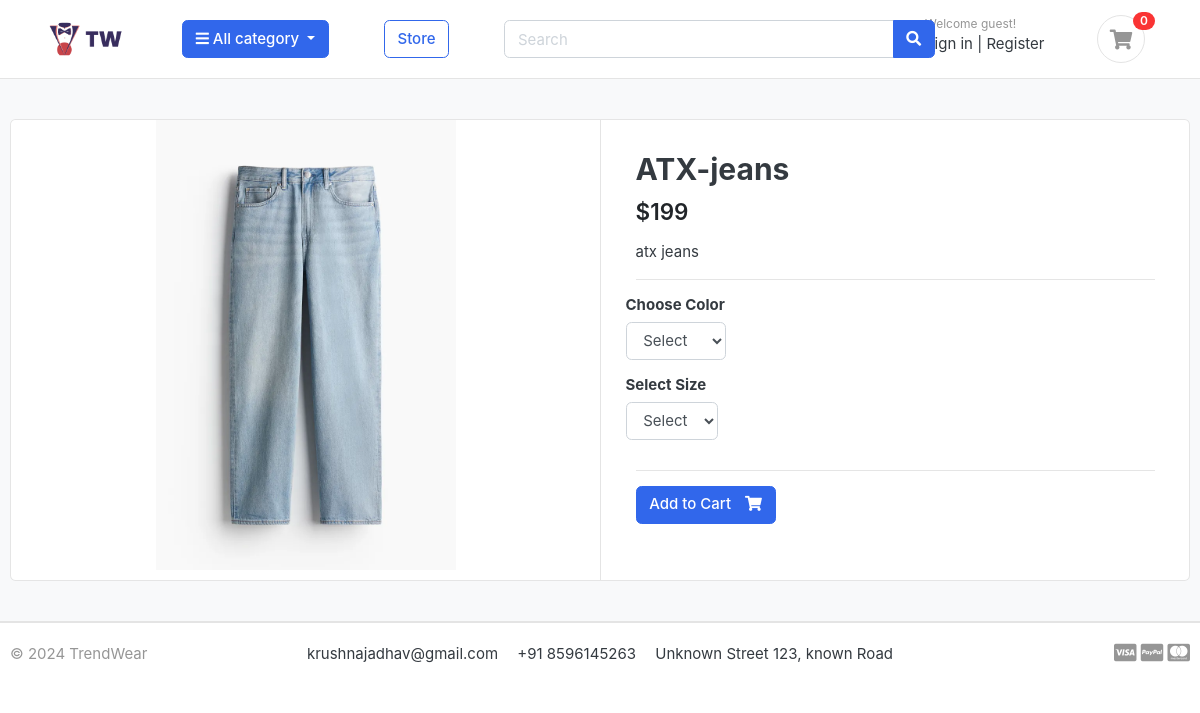
/store/category/jeans/atx-jeans/, run on the app's committed database.
### store/models.py (models this page shows, shortened)
class Product(models.Model):
    product_name  =models.CharField(max_length=200,unique=True)
    slug          =models.SlugField(max_length=200,unique=True)
    description   =models.TextField(max_length=500,blank=True)
    price         =models.IntegerField()
    images        =models.ImageField(upload_to='photos/products')
    stock         =models.IntegerField()
    is_available  =models.BooleanField(default=True)
    category      =models.ForeignKey(Category,on_delete=models.CASCADE)
    created_date  =models.DateTimeField(auto_now_add=True)
    modified_date =models.DateTimeField(auto_now=True)

### store/views.py (the view)
# urls.py: path('category/<slug:category_slug>/<slug:product_slug>/',v.product_detail,name='product_detail'),
def product_detail(request,category_slug,product_slug):
    try:
        single_product = Product.objects.get(category__slug=category_slug , slug=product_slug)
        in_cart=CartItem.objects.filter(cart__cart_id=_cart_id(request),product=single_product).exists()
    except Exception as e:
        raise e
    context = {
        'single_product':single_product,
        'in_cart':in_cart,
    }
    return render(request,'store/product_detail.html',context)

### EK_app/context_processors.py (called while the page is built)
def menu_links(request):
    links = Category.objects.all()
    return dict(links=links)

### EK_app/models.py (called while the page is built)
    def get_url(self):
        return reverse('products_by_category',args=[self.slug])

### cart/context_processors.py (called while the page is built)
def counter(request):
    cart_count=0
    if 'admin' in request.path:
        return {}
    else:
        try:
            cart=Cart.objects.filter(cart_id=_cart_id(request))
            if request.user.is_authenticated:
                cart_items = CartItem.objects.all().filter(user=request.user)
            else:
                cart_items = CartItem.objects.all().filter(cart=cart[:1])
            for cart_item in cart_items:
                cart_count  += cart_item.quantity
        except Cart.DoesNotExist:
            cart_count=0
    return dict(cart_count=cart_count)

### cart/views.py (called while the page is built)
def _cart_id(request):
    cart=request.session.session_key
    if not cart:
        cart=request.session.create()
    return cart

### store/models.py (called while the page is built)
    def colors(self):
        return super(VariationManager,self).filter(variation_category='color',is_active=True)

    def sizes(self):
        return super(VariationManager,self).filter(variation_category='size',is_active=True)

### EK_app/templates/store/product_detail.html (shortened to what this page needs)
{% extends "base.html" %}
{% load static %}
{% block content %}
<section class="section-content padding-y bg">
    <div class="container">
    <div class="card">
        <div class="row no-gutters">
            <aside class="col-md-6">
    <article class="gallery-wrap">
        <div class="img-big-wrap">
           <a href="#"><img src="{{single_product.images.url}}"></a>
        </div>
    </article>
            </aside>
            <main class="col-md-6 border-left">
    <form action="{% url "add_cart" single_product.id %}" method="POST">
    <article class="content-body">
    <h2 class="title">{{ single_product.product_name }}</h2>
    <div class="mb-3">
        <var class="price h4">${{single_product.price}}</var>
    </div>
    <p>{{single_product.description}}</p>
    <hr>
        <div class="row">
            <div class="item-option-select">
                <h6>Choose Color</h6>
                <select name="color" class="form-control" required>
                <option value="" disabled selected>Select</option>
               </select>
            </div>
        </div>
        <div class="row">
            <div class="item-option-select">
                <h6>Select Size</h6>
                <select name="size" class="form-control" required>
                <option value="" disabled selected>Select</option>
                 </select>
            </div>
        </div>
        <hr>
        {% if single_product.stock <= 0 %}
        <h5 class="text-danger">Out Of Stock</h5>
        {% else %}
          <button type="submit" class="btn  btn-primary"> <span class="text">Add to Cart</span> <i class="fas fa-shopping-cart"></i>  </button>
        {% endif %}
    </article>
  </form>
            </main>
        </div>
    </div>
    </div>
    </section>
{% endblock content %}

### EK_app/static/css/style.css (style rules this page uses)
* { padding: 0; margin: 0; }

### EK_app/static/css/ui.css (style rules this page uses)
html { font-family: "Inter", sans-serif; font-size: 15px; }
.content-body { flex: 1 1 auto; padding: 2rem 2.3rem; }
.padding-y { padding-top: 40px; padding-bottom: 40px; }
var { font-style: normal; }
article:after, .form-group:after { display: block; clear: both; content: ""; }
.bg { background-color: #f8f9fa; }
.btn .text + i { margin-left: 10px; }
.price { font-weight: 600; color: #212529; }
.gallery-wrap .img-big-wrap { margin-bottom: 10px; border-radius: 0.37rem; overflow: hidden; background-color: #fff; }
.gallery-wrap .img-big-wrap a { text-align: center; display: block; }
.gallery-wrap .img-big-wrap img { height: 450px; width: auto; display: inline-block; }
.item-option-select { margin-bottom: 1rem; display: inline-block; margin-right: 15px; }

### data on the page
Product: images (picture), product_name "ATX-jeans", price "199", description "atx jeans"

### other printed values
{{ cart_count }} "0"
